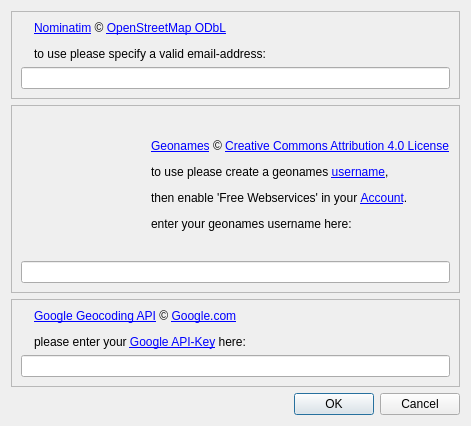
<?xml version="1.0" encoding="UTF-8"?>
<ui version="4.0">
 <class>IGeoSearchConfigDialog</class>
 <widget class="QDialog" name="IGeoSearchConfigDialog">
  <property name="geometry">
   <rect>
    <x>0</x>
    <y>0</y>
    <width>471</width>
    <height>426</height>
   </rect>
  </property>
  <property name="windowTitle">
   <string>Setup Geo-Search</string>
  </property>
  <layout class="QVBoxLayout" name="verticalLayout">
   <item>
    <widget class="QFrame" name="frame">
     <property name="frameShape">
      <enum>QFrame::StyledPanel</enum>
     </property>
     <property name="frameShadow">
      <enum>QFrame::Raised</enum>
     </property>
     <layout class="QVBoxLayout" name="verticalLayout_2">
      <item>
       <layout class="QHBoxLayout" name="horizontalLayout">
        <item>
         <widget class="QLabel" name="labelNominatimIcon">
          <property name="sizePolicy">
           <sizepolicy hsizetype="Minimum" vsizetype="Minimum">
            <horstretch>0</horstretch>
            <verstretch>0</verstretch>
           </sizepolicy>
          </property>
          <property name="pixmap">
           <pixmap resource="../../resources.qrc">:/icons/48x48/SearchNominatim.png</pixmap>
          </property>
         </widget>
        </item>
        <item>
         <widget class="QLabel" name="labelNominatimEmail">
          <property name="text">
           <string>&lt;p&gt;&lt;a href=&quot;https://nominatim.openstreetmap.org/&quot; target=&quot;_blank&quot;&gt;Nominatim&lt;/a&gt; © &lt;a href=&quot;https://openstreetmap.org/copyright&quot; target=&quot;_blank&quot;&gt;OpenStreetMap ODbL&lt;/a&gt;&lt;/p&gt;&lt;p&gt;to use please specify a valid email-address:&lt;/p&gt;
</string>
          </property>
          <property name="openExternalLinks">
           <bool>true</bool>
          </property>
         </widget>
        </item>
        <item>
         <spacer name="horizontalSpacer">
          <property name="orientation">
           <enum>Qt::Horizontal</enum>
          </property>
          <property name="sizeHint" stdset="0">
           <size>
            <width>40</width>
            <height>20</height>
           </size>
          </property>
         </spacer>
        </item>
       </layout>
      </item>
      <item>
       <widget class="QLineEdit" name="lineNominatimEmail">
        <property name="toolTip">
         <string>please specify a valid email-address</string>
        </property>
       </widget>
      </item>
     </layout>
    </widget>
   </item>
   <item>
    <widget class="QFrame" name="frame_2">
     <property name="frameShape">
      <enum>QFrame::StyledPanel</enum>
     </property>
     <property name="frameShadow">
      <enum>QFrame::Raised</enum>
     </property>
     <layout class="QVBoxLayout" name="verticalLayout_3">
      <item>
       <layout class="QHBoxLayout" name="horizontalLayout_2">
        <item>
         <layout class="QVBoxLayout" name="verticalLayout_5">
          <item>
           <widget class="QLabel" name="labelGeonamesIcon">
            <property name="sizePolicy">
             <sizepolicy hsizetype="Minimum" vsizetype="Minimum">
              <horstretch>0</horstretch>
              <verstretch>0</verstretch>
             </sizepolicy>
            </property>
            <property name="text">
             <string/>
            </property>
            <property name="pixmap">
             <pixmap resource="../../resources.qrc">:/icons/48x48/SearchGeonames.png</pixmap>
            </property>
           </widget>
          </item>
          <item>
           <spacer name="verticalSpacer">
            <property name="orientation">
             <enum>Qt::Vertical</enum>
            </property>
            <property name="sizeHint" stdset="0">
             <size>
              <width>20</width>
              <height>40</height>
             </size>
            </property>
           </spacer>
          </item>
         </layout>
        </item>
        <item>
         <widget class="QLabel" name="labelGeonamesLogin">
          <property name="text">
           <string>&lt;p&gt;&lt;a href=&quot;http://www.geonames.org/&quot; target=&quot;_blank&quot;&gt;Geonames&lt;/a&gt; © &lt;a href=&quot;http://creativecommons.org/licenses/by/4.0/&quot; target=&quot;_blank&quot;&gt;Creative Commons Attribution 4.0 License&lt;/a&gt;&lt;/p&gt;&lt;p&gt;to use please create a geonames &lt;a href=&quot;http://www.geonames.org/login&quot; target=&quot;_blank&quot;&gt;username&lt;/a&gt;,&lt;/p&gt;&lt;p&gt;then enable 'Free Webservices' in your &lt;a href=&quot;http://www.geonames.org/manageaccount&quot; target=&quot;_blank&quot;&gt;Account&lt;/a&gt;.&lt;/p&gt;&lt;p&gt;enter your geonames username here:&lt;/p&gt;
</string>
          </property>
          <property name="openExternalLinks">
           <bool>true</bool>
          </property>
         </widget>
        </item>
       </layout>
      </item>
      <item>
       <widget class="QLineEdit" name="lineGeonamesLogin">
        <property name="toolTip">
         <string>enter geonames username here</string>
        </property>
       </widget>
      </item>
     </layout>
    </widget>
   </item>
   <item>
    <widget class="QFrame" name="frame_3">
     <property name="frameShape">
      <enum>QFrame::StyledPanel</enum>
     </property>
     <property name="frameShadow">
      <enum>QFrame::Raised</enum>
     </property>
     <layout class="QVBoxLayout" name="verticalLayout_4">
      <item>
       <layout class="QHBoxLayout" name="horizontalLayout_3">
        <item>
         <widget class="QLabel" name="label">
          <property name="sizePolicy">
           <sizepolicy hsizetype="Minimum" vsizetype="Minimum">
            <horstretch>0</horstretch>
            <verstretch>0</verstretch>
           </sizepolicy>
          </property>
          <property name="text">
           <string/>
          </property>
          <property name="pixmap">
           <pixmap resource="../../resources.qrc">:/icons/48x48/SearchGoogle.png</pixmap>
          </property>
         </widget>
        </item>
        <item>
         <widget class="QLabel" name="labelGoogleKey">
          <property name="text">
           <string>&lt;p&gt;&lt;a href=&quot;https://developers.google.com/maps/documentation/geocoding/start&quot; target=&quot;_blank&quot;&gt;Google Geocoding API&lt;/a&gt; © &lt;a href=&quot;https://developers.google.com/terms&quot; target=&quot;_blank&quot;&gt;Google.com&lt;/a&gt;&lt;/p&gt;&lt;p&gt;please enter your &lt;a href=&quot;https://developers.google.com/maps/documentation/geocoding/get-api-key&quot; target=&quot;_blank&quot;&gt;Google API-Key&lt;/a&gt; here:&lt;/p&gt;
</string>
          </property>
          <property name="openExternalLinks">
           <bool>true</bool>
          </property>
         </widget>
        </item>
        <item>
         <spacer name="horizontalSpacer_2">
          <property name="orientation">
           <enum>Qt::Horizontal</enum>
          </property>
          <property name="sizeHint" stdset="0">
           <size>
            <width>40</width>
            <height>20</height>
           </size>
          </property>
         </spacer>
        </item>
       </layout>
      </item>
      <item>
       <widget class="QLineEdit" name="lineGoogleKey">
        <property name="toolTip">
         <string>enter Google API-key here</string>
        </property>
       </widget>
      </item>
     </layout>
    </widget>
   </item>
   <item>
    <widget class="QDialogButtonBox" name="buttonBox">
     <property name="standardButtons">
      <set>QDialogButtonBox::Cancel|QDialogButtonBox::Ok</set>
     </property>
    </widget>
   </item>
  </layout>
 </widget>
 <resources>
  <include location="../../resources.qrc"/>
 </resources>
 <connections/>
</ui>
